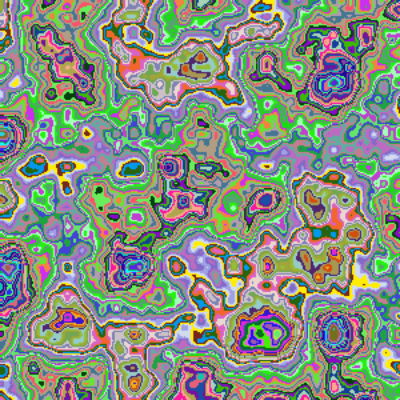
Frame 1 (no input)
Frame 60 (no input): identical to frame 1, image omitted
Frame 120 (the mouse pressed at the canvas centre since frame 60): identical to frame 1, image omitted

The p5.js sketch that drew this single still picture (run headless with seeded random() and noise() and a simulated clock; from frame 60 on, the mouse is pressed at the canvas centre):

// p5.js sketch
// ── sketch.js
const CANVAS_WIDTH = 300;
const CANVAS_HEIGHT = 300;
const COLOR_COUNT = 100;
const PIXEL_DENSITY = 1;
const SCALE_FACTOR = 50;
const ALPHA_VALUE = 255;

let TARGET_COLOR;
let colors = [];

function setup() {
  createCanvas(CANVAS_WIDTH, CANVAS_HEIGHT);
  pixelDensity(PIXEL_DENSITY);
  
  TARGET_COLOR = color(255, 0, 0); // Red color, value assigned after p5.js has initialized

  scaleCanvas();
  generateColors(COLOR_COUNT);
  createPattern();
}

function scaleCanvas() {
  let canvas = select('canvas');
  canvas.style('width', '400px');
  canvas.style('height', '400px');
}

function generateColors(colorCount) {
  for (let i = 0; i < colorCount; i++) {
    colors.push(color(random(0, 255), random(0, 255), random(0, 255)));
  }
}

function createPattern() {
  loadPixels();

  for (let y = 0; y < height; y++) {
    for (let x = 0; x < width; x++) {
      let index = (x + y * width) * 4;

      let colorIndex = floor(noise(x / SCALE_FACTOR, y / SCALE_FACTOR) * colors.length);

      pixels[index] = red(colors[colorIndex]);
      pixels[index + 1] = green(colors[colorIndex]);
      pixels[index + 2] = blue(colors[colorIndex]);
      pixels[index + 3] = ALPHA_VALUE;
    }
  }

  updatePixels();
}

function draw() {
  loadPixels();
  updatePixels();
}

function mousePressed() {
  loop();
}

function mouseReleased() {
  noLoop();
}

function colorDistance(colorA, colorB) {
  let rDiff = red(colorA) - red(colorB);
  let gDiff = green(colorA) - green(colorB);
  let bDiff = blue(colorA) - blue(colorB);
  return sqrt(rDiff * rDiff + gDiff * gDiff + bDiff * bDiff);
}
